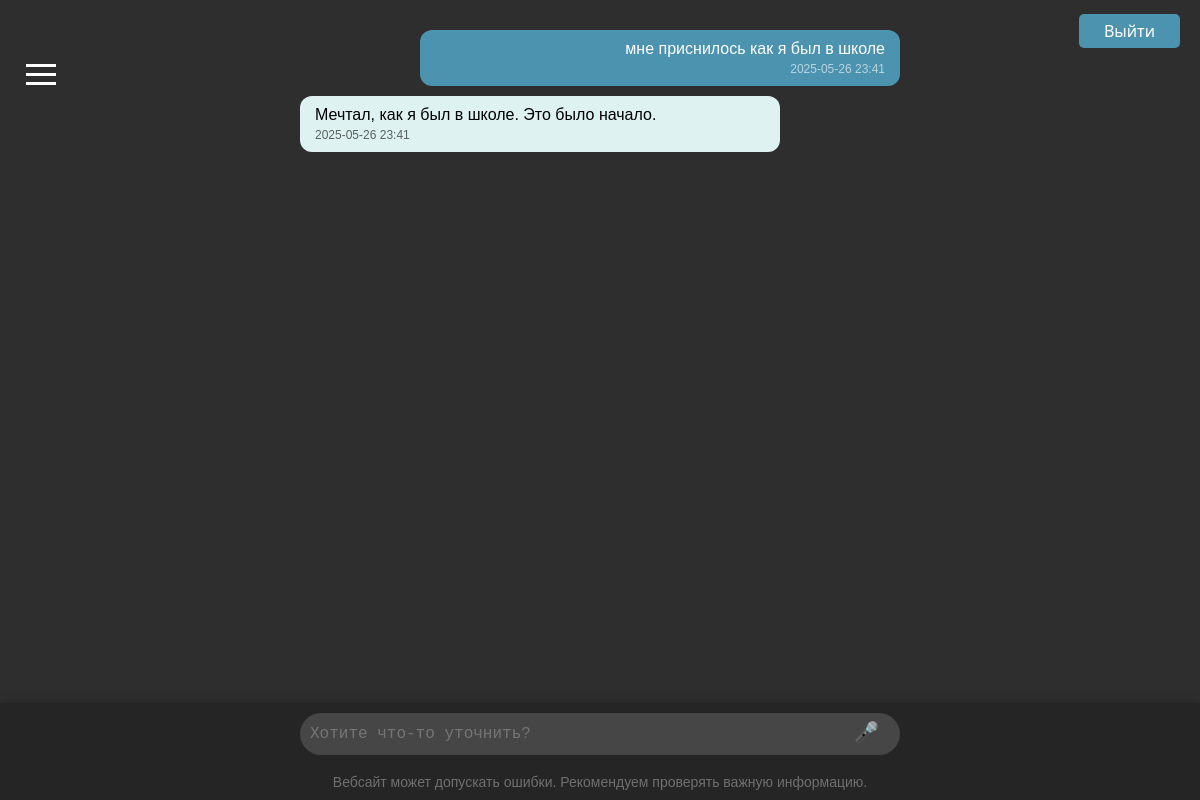
Screenshot of /chat/3baa42d0-4295-4f73-b0c2-54050ee6d508 (signed in) with the database file from the repository.
### models.py (models this page shows)
class ChatHistory(db.Model):
    __tablename__ = 'chat_history'
    id = db.Column(db.Integer, primary_key=True)
    user_id = db.Column(db.Integer, db.ForeignKey('users.id'), nullable=False)
    message_type = db.Column(db.String, nullable=False)  # 'user' или 'assistant'
    content = db.Column(db.Text, nullable=False)
    timestamp = db.Column(db.DateTime, default=datetime.utcnow)
    session_id = db.Column(db.String, db.ForeignKey('chat_sessions.session_id'), nullable=False)

### app.py (the view)
@app.route("/chat/<session_id>")
@login_required
def chat(session_id):
    session = ChatSession.query.filter_by(session_id=session_id, user_id=current_user.id).first_or_404()
    messages = ChatHistory.query.filter_by(session_id=session_id).order_by(ChatHistory.timestamp).all()
    categorized_sessions = get_chat_sessions_by_time(current_user.id)
    session_data = {}
    for category, sessions in categorized_sessions.items():
        session_data[category] = []
        for s in sessions:
            last_message = ChatHistory.query.filter_by(session_id=s.session_id).order_by(ChatHistory.timestamp.desc()).first()
            session_data[category].append({
                "session_id": s.session_id,
                "last_message": last_message.content[:60] + "..." if last_message else "(пустой чат)"
            })
    return render_template("chat.html", session=session, messages=messages, session_data=session_data)

### auth.py (called while the page is built)
@login_manager.user_loader
def load_user(user_id):
    return User.query.get(int(user_id))

### templates/chat.html (shortened to what this page needs)
{% extends "index.html" %}
{% block content %}
<div class="chat-container">
    {% for msg in messages %}
        <div class="message {{ 'user' if msg.message_type == 'user' else 'assistant' }}">
            <div class="message-content">
                {{ msg.content }}
            </div>
            <div class="timestamp">{{ msg.timestamp.strftime("%Y-%m-%d %H:%M") }}</div>
        </div>
    {% else %}
        <div>Нет сообщений</div>
    {% endfor %}
</div>
<div class="bottom-input-form">
    <form method="POST" action="{{ url_for('analyze_cont') }}" class="chat-form">
        <div class="input-wrapper">
            <textarea name="dream" rows="1" placeholder="Хотите что-то уточнить?" required
                {% if not current_user.is_authenticated %} disabled {% endif %}></textarea>
            <button class="send-btn" type="submit" id="send-btn">🎤</button>
        </div>
    </form>
</div>
{% endblock %}

### static/styles.css (style rules this page uses)
body { font-family: sans-serif; margin: 0; padding: 0; background: #2f2e2e; }
textarea { width: 100%; min-height: 40px; max-height: 200px; overflow-y: hidden; resize: none; padding-right: 45px; padding-left: 10px; padding-top: 10px; padding-bottom: 10px; font-size: 16px; line-height: 1.4; border: none; color: white; background-color: #464646; border-radius: 30px; box-sizing: border-box; flex: 1; }
.input-wrapper { position: relative; width: 100%; max-width: 600px; margin: 0 auto; display: flex; align-items: flex-end; }
.send-btn { position: absolute; bottom: 10px; right: 15px; background: none; border: none; font-size: 20px; cursor: pointer; color: #ccc; z-index: 10; }
.chat-container { max-width: 600px; margin: 0 auto; padding: 20px; padding-bottom: 120px; }
.message { margin: 10px 0; padding: 10px 15px; border-radius: 12px; max-width: 75%; word-wrap: break-word; }
.message.user { background-color: #4c93af; color: white; margin-left: auto; text-align: right; }
.message.assistant { background-color: #def2f1; color: black; margin-right: auto; text-align: left; }
.timestamp { font-size: 0.75em; opacity: 0.6; margin-top: 4px; }
.bottom-input-form { position: fixed; left: 0; right: 0; bottom: 35px; background: #252525; z-index: 1200; padding-top: 10px; padding-bottom: 10px; box-shadow: 0 -2px 8px rgba(0,0,0,0.15); }

### rows the page displays
ChatHistory: content "мне приснилось как я был в школе", timestamp "2025-05-26 23:41"
ChatHistory: content "Мечтал, как я был в школе. Это было начало.", timestamp "2025-05-26 23:41"
